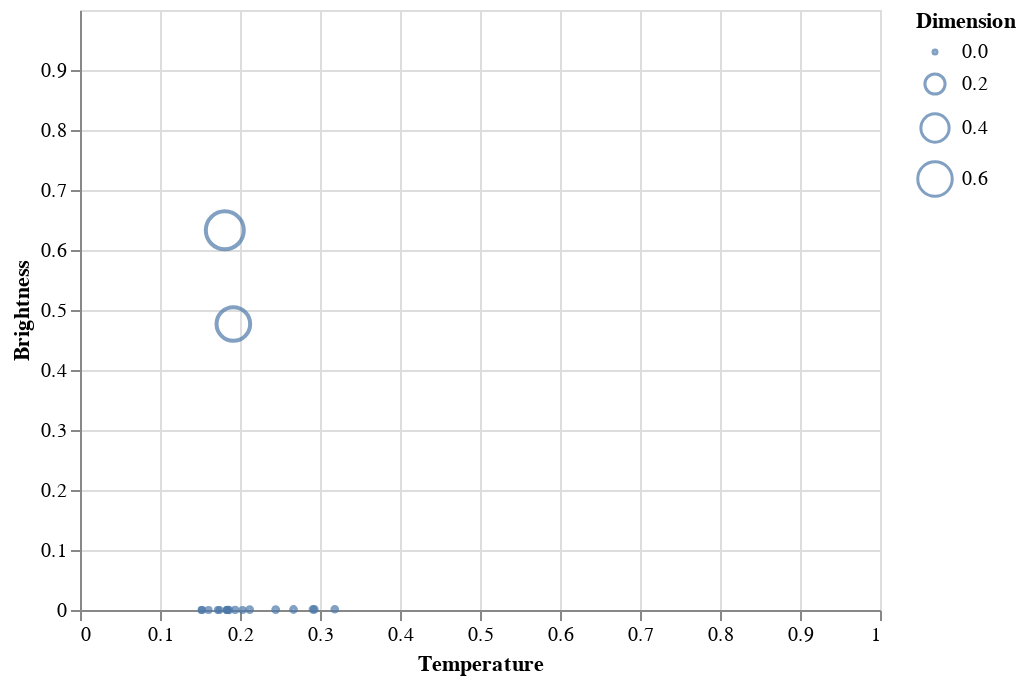

The notebook cell this image was saved under:
### Code cell
data = dataset[dataset['Spectral_Class'] == 'A']
data

alt.Chart(data).mark_point().encode( 
    
    x = alt.X('Temperature',
         scale = alt.Scale(domain = (min(dataset.Temperature), max(dataset.Temperature))),
         axis = alt.Axis(format='K', title='Temperature')
         ),
    
    y = alt.Y('L',
         scale = alt.Scale(domain = (min(dataset.L), max(dataset.L))),
         axis = alt.Axis(format='K', title='Brightness')
         ),
    
    size = alt.Size('R', legend = alt.Legend(title = 'Dimension'))
)

### Figure 1 — Vega-Lite specification as saved in the notebook (floating-point values rounded to 4 significant figures)
{"config": {"view": {"continuousWidth": 400, "continuousHeight": 300}}, "data": {"name": "data-1250df0ac0531abd81d7b034843403c8"}, "mark": "point", "encoding": {"size": {"type": "quantitative", "field": "R", "legend": {"title": "Dimension"}}, "x": {"type": "quantitative", "axis": {"format": "K", "title": "Temperature"}, "field": "Temperature", "scale": {"domain": [0.0, 1.0]}}, "y": {"type": "quantitative", "axis": {"format": "K", "title": "Brightness"}, "field": "L", "scale": {"domain": [0.0, 1.0]}}}, "$schema": "https://vega.github.io/schema/vega-lite/v4.8.1.json", "datasets": {"data-1250df0ac0531abd81d7b034843403c8": [{"Temperature": 0.1524, "L": 4.827e-10, "R": 2.022e-06, "A_M": 1.293, "Color": "White", "Spectral_Class": "A", "Type": 2}, {"Temperature": 0.1724, "L": 4.945e-10, "R": 8.211e-07, "A_M": 1.317, "Color": "White", "Spectral_Class": "A", "Type": 2}, {"Temperature": 0.1742, "L": 8.594e-10, "R": 6.672e-07, "A_M": 1.302, "Color": "Blue-White", "Spectral_Class": "A", "Type": 2}, {"Temperature": 0.1606, "L": 1.024e-05, "R": 0.0009195, "A_M": 0.7149, "Color": "White", "Spectral_Class": "A", "Type": 3}, {"Temperature": 0.1837, "L": 5.651e-10, "R": 5.645e-07, "A_M": 1.281, "Color": "White", "Spectral_Class": "A", "Type": 2}, {"Temperature": 0.2033, "L": 4.356e-10, "R": 1.283e-06, "A_M": 1.291, "Color": "Blue-White", "Spectral_Class": "A", "Type": 2}, {"Temperature": 0.1863, "L": 5.298e-05, "R": 0.001345, "A_M": 0.6665, "Color": "Blue-White", "Spectral_Class": "A", "Type": 3}, {"Temperature": 0.2446, "L": 0.0007911, "R": 0.003578, "A_M": 0.4796, "Color": "Blue-White", "Spectral_Class": "A", "Type": 3}, {"Temperature": 0.2669, "L": 0.0008111, "R": 0.003593, "A_M": 0.5952, "Color": "Blue-White", "Spectral_Class": "A", "Type": 3}, {"Temperature": 0.1835, "L": 2.355e-10, "R": 2.002e-07, "A_M": 1.335, "Color": "Blue-White", "Spectral_Class": "A", "Type": 2}, {"Temperature": 0.152, "L": 7.064e-11, "R": 1.95e-07, "A_M": 1.333, "Color": "White", "Spectral_Class": "A", "Type": 2}, {"Temperature": 0.1841, "L": 4.474e-05, "R": 0.001272, "A_M": 0.6002, "Color": "Blue-White", "Spectral_Class": "A", "Type": 3}, {"Temperature": 0.3185, "L": 0.001286, "R": 0.002944, "A_M": 0.4925, "Color": "Blue-White", "Spectral_Class": "A", "Type": 3}, {"Temperature": 0.2912, "L": 0.001175, "R": 0.003183, "A_M": 0.5254, "Color": "Blue-White", "Spectral_Class": "A", "Type": 3}, {"Temperature": 0.2121, "L": 0.0006499, "R": 0.003001, "A_M": 0.5949, "Color": "Blue-White", "Spectral_Class": "A", "Type": 3}, {"Temperature": 0.293, "L": 0.0009277, "R": 0.003071, "A_M": 0.5882, "Color": "Blue-White", "Spectral_Class": "A", "Type": 3}, {"Temperature": 0.1939, "L": 3.414e-05, "R": 0.0009759, "A_M": 0.6558, "Color": "Blue-White", "Spectral_Class": "A", "Type": 3}, {"Temperature": 0.181, "L": 0.6328, "R": 0.7303, "A_M": 0.05932, "Color": "White", "Spectral_Class": "A", "Type": 5}, {"Temperature": 0.1917, "L": 0.4767, "R": 0.5707, "A_M": 0.0344, "Color": "White", "Spectral_Class": "A", "Type": 5}]}}
